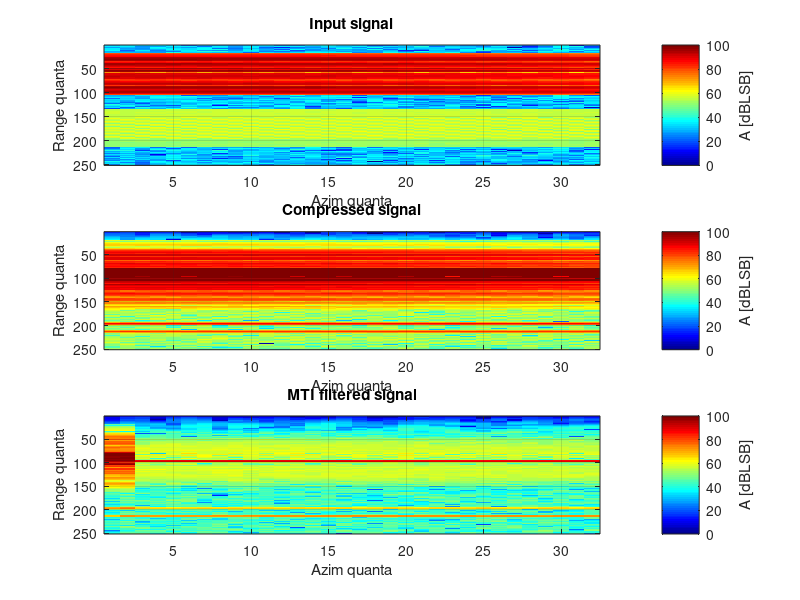
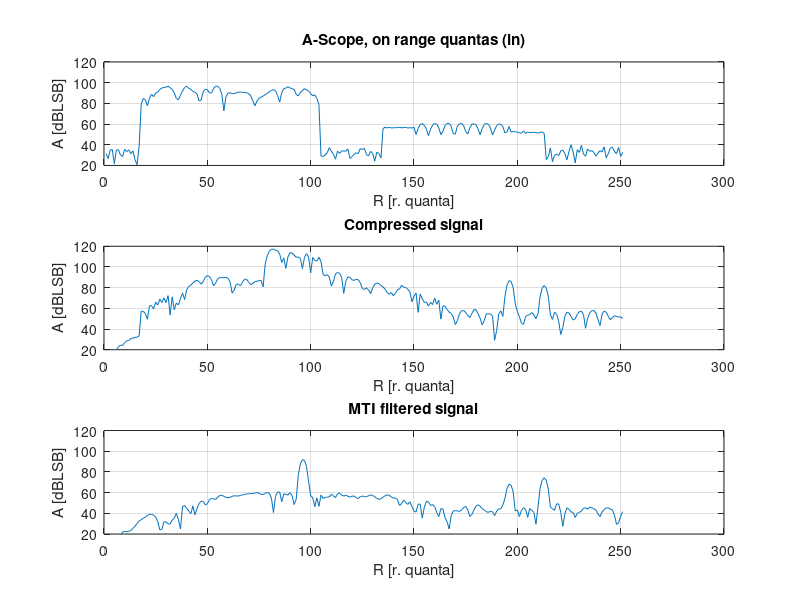
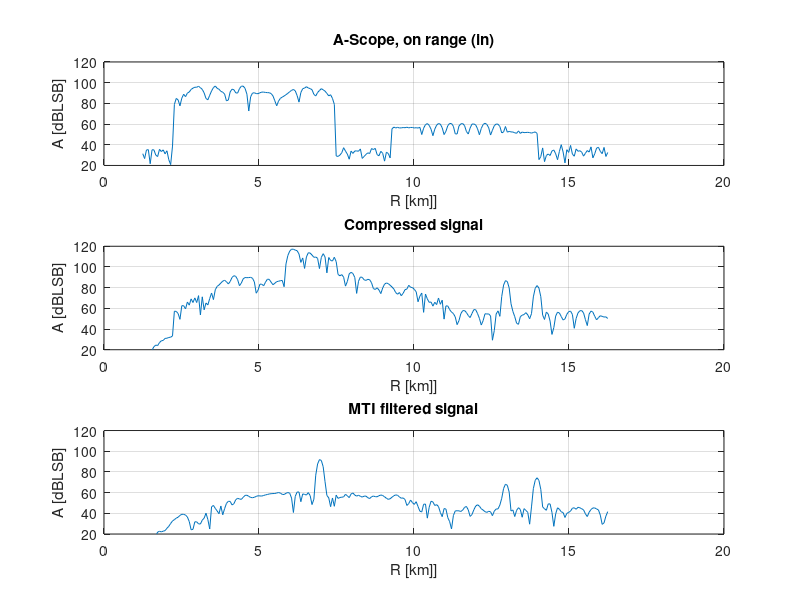
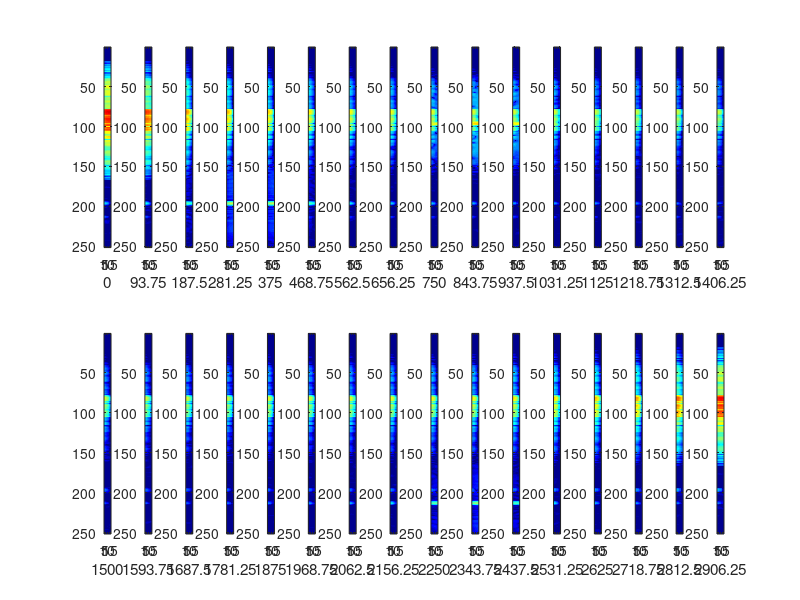

Here is the MATLAB script that generated these plots, in order:
close all; clear; clc; addpath(genpath(fullfile([pwd '\Uni' '\grad' '\RAD' '\sem07'])))

%% Initialization
load DataCv7a.mat
% load DataCv7b.mat
Tp = 25e-6;

%% Processing
% Pulse compression (hamming windowing + matched filtering)
sSumComp = filter(flipud(conj(s0.*hamming(length(s0))))', 1, sSum, [], 1);

% MTI processing (double suppresion / three pulse canceller)
sSumCompMTI = filter([1 -2 1]/4, 1, sSumComp, [], 2);

% MTD processing (two types -- uncomment to compare)
NMTD = 32;  % number of pulses processed
% non-windowed (rectangle) vs. Hamming-windowed MTD filter
% hMTD = repmat(ones(NMTD,1)', NMTD, 1).*exp(1i*2*pi*(0:NMTD-1)'*(0:NMTD-1)/NMTD);
hMTD = repmat(hamming(NMTD)', NMTD, 1).*exp(1i*2*pi*(0:NMTD-1)'*(0:NMTD-1)/NMTD);
sSumCompMTD = cell(NMTD);
for pulse = 1:NMTD
    sSumCompMTD{pulse} = filter(hMTD(pulse,:), 1, sSumComp, [], 2);
end

% Display ampl input/kompress/MTI filterred
figure('name','Signal2D')
subplot(3,1,1)
imagesc(20*log10(abs(sSum)),[0,100])
colormap('jet')
hb=colorbar();
ylabel(hb,'A [dBLSB]')
grid on
title ('Input signal')
xlabel('Azim quanta')
ylabel('Range quanta')
subplot(3,1,2)
imagesc(20*log10(abs(sSumComp)),[0,100])
colormap('jet')
hb=colorbar();
ylabel(hb,'A [dBLSB]')
grid on
title ('Compressed signal')
xlabel('Azim quanta')
ylabel('Range quanta')
subplot(3,1,3)
% imagesc(20*log10(abs(filter([1 -2 1],1,filter(flipud(conj(s0.*hamming(length(s0)))),1,sSum,[],1),[],2))))
imagesc(20*log10(abs(sSumCompMTI)),[0,100])
colormap('jet')
hb=colorbar();
ylabel(hb,'A [dBLSB]')
grid on
title ('MTI filtered signal')
xlabel('Azim quanta')
ylabel('Range quanta')

% Ascope
figure('name','AScopeDkv')
subplot(3,1,1)
plot(20*log10(abs(sSum(:,10))))
title ('A-Scope, on range quantas (in)')
xlabel('R [r. quanta]')
ylabel('A [dBLSB]')
ylim([20,120])
grid on
subplot(3,1,2)
plot(20*log10(abs(sSumComp(:,10))))
title('Compressed signal')
xlabel('R [r. quanta]')
ylabel('A [dBLSB]')
ylim([20,120])
grid on
subplot(3,1,3)
plot(20*log10(abs(sSumCompMTI(:,10))))
xlabel('R [r. quanta]')
ylabel('A [dBLSB]')
title('MTI filtered signal')
ylim([20,120])
grid on

%% Ascope
r=Rmin+(0:size(sSum,1)-1)*1.5e8/fs-Tp*1.5e8;
figure('name','AScope')
subplot(3,1,1)
plot(r/1e3,20*log10(abs(sSum(:,10))))
title ('A-Scope, on range (in)')
xlabel('R [km]]')
ylabel('A [dBLSB]')
ylim([20,120])
grid on
subplot(3,1,2)
plot(r/1e3,20*log10(abs(sSumComp(:,10))))
title('Compressed signal')
xlabel('R [km]]')
ylabel('A [dBLSB]')
ylim([20,120])
grid on
subplot(3,1,3)
plot(r/1e3,20*log10(abs(sSumCompMTI(:,10))))
xlabel('R [km]]')
ylabel('A [dBLSB]')
title('MTI filtered signal')
ylim([20,120])
grid on

figure('name','MTD')
for ii=1:NMTD
  subplot(2,NMTD/2,ii)
  sx=20*log10(abs(sSumCompMTD{ii}))-60;
  sx(sx<0)=0;
  imagesc(sx(:,16:end),[0,90]);
  xlabel([num2str((ii-1)/NMTD*PRF)])
%   xlabel('Azim Q.');
%   ylabel('R. Q.');
  colormap('jet')
end
%%
figure(10)
plot(real(fft([hMTD zeros(NMTD,1024-NMTD)]')))
figure(11)
plot(real(fft([hMTD(10,:) zeros(1,1024-NMTD)]')))
hold on
plot(imag(fft([hMTD(10,:) zeros(1,1024-NMTD)]')))
hold off

figure(12)
plot(abs(fft([1 -1 zeros(1,1024-2)])),'k')
hold on
plot(abs(fft([1 -2 1 zeros(1,1024-3)])),'b')
plot(abs(fft([1 -3 3 -1 zeros(1,1024-4)])),'r')
hold off
